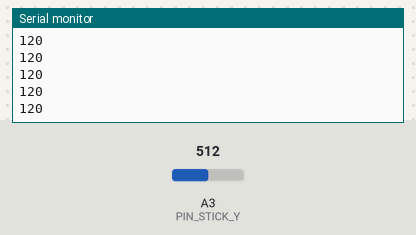
This sketch was run on a simulated Arduino Uno, built with avr-gcc and run on an emulated ATmega328P. Shown: the last lines printed to the serial monitor. The test bench sets the inputs (shaded band); at power-on: A3 (PIN_STICK_Y) = 512.

Above: at 1.2 s.
1.3 s: A3 (PIN_STICK_Y) set to 716
At 1.37 s:
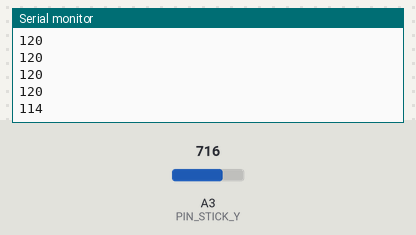
2.8 s: A3 (PIN_STICK_Y) set to 306
At 2.82 s:
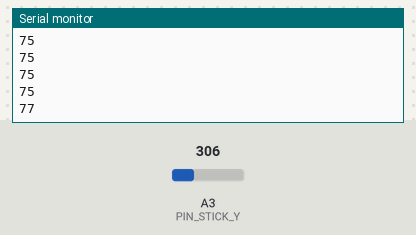
Timing chart, 0 to 5.8 s (numbered marks = the images above; inputs shaded):
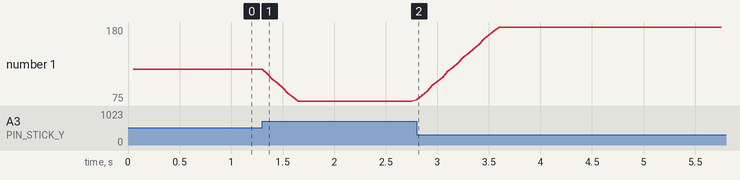

Measured:
- after the input at 1.3 s, the serial monitor: prints a new line after 0.05 s (image 1)
- after the input at 2.8 s, the serial monitor: prints a new line at once (image 2)
- plotted number 1: 120 → 75 after the input at 1.3 s, 75 → 180 after the input at 2.8 s

The sketch:

master.ino
```cpp
#define PIN_STICK_Y      A3
#define STICK_DEADZONE   80
#define STICK_STEP       2
#define STICK_STEP_INTERVAL_MS 15

#define JOINT1_HOME  120
#define JOINT1_MIN   75
#define JOINT1_MAX   180

int currentAngle = JOINT1_HOME;
unsigned long lastStepMs = 0;
unsigned long lastSendMs = 0;

void setup() {
  Serial.begin(9600);
}

void loop() {
  unsigned long now = millis();

  // 1. 读取摇杆并计算角度
  if (now - lastStepMs >= STICK_STEP_INTERVAL_MS) {
    lastStepMs = now;
    int raw = analogRead(PIN_STICK_Y);
    int centered = raw - 512; // 将 0~1023 转换为 -512~511

    // 超过死区才动作
    if (abs(centered) >= STICK_DEADZONE) {
      // 摇杆往上推 raw 值变小/变大取决于你的硬件接线，这里保持你原代码的逻辑
      int delta = (centered > 0) ? -STICK_STEP : STICK_STEP;
      currentAngle = constrain(currentAngle + delta, JOINT1_MIN, JOINT1_MAX);
    }
  }

  // 2. 每 50ms 发送一次数据 (不再发逗号和一长串，只发这一个角度)
  if (now - lastSendMs >= 50) {
    lastSendMs = now;
    Serial.println(currentAngle);
  }
}
```
